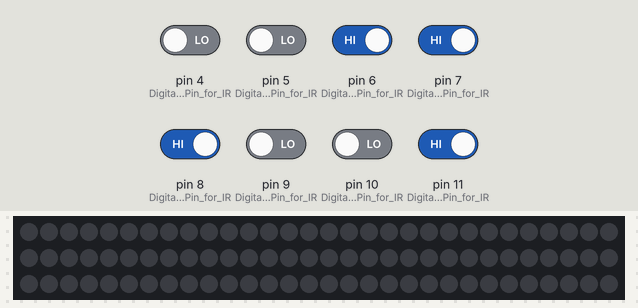
Simulated run of this sketch. Board: Arduino Uno, built with avr-gcc and run on an emulated ATmega328P. On the bench: 90 RGB LEDs in strip order, left to right, continuing on the next row. Inputs (shaded band) come from the test bench; at power-on: pin 6 (Digital_Input_Pin_for_IR), pin 7 (Digital_Input_Pin_for_IR), pin 8 (Digital_Input_Pin_for_IR), pin 11 (Digital_Input_Pin_for_IR) HIGH, pin 4 (Digital_Input_Pin_for_IR), pin 5 (Digital_Input_Pin_for_IR), pin 9 (Digital_Input_Pin_for_IR), pin 10 (Digital_Input_Pin_for_IR) LOW. Dim RGB values are drawn brighter than linear; colours are those a GRB WS2812 strip shows for the declared byte order.

Above: at 1.2 s.
1.3 s: pin 4 (Digital_Input_Pin_for_IR) driven HIGH and pin 5 (Digital_Input_Pin_for_IR) driven HIGH
At 1.75 s:
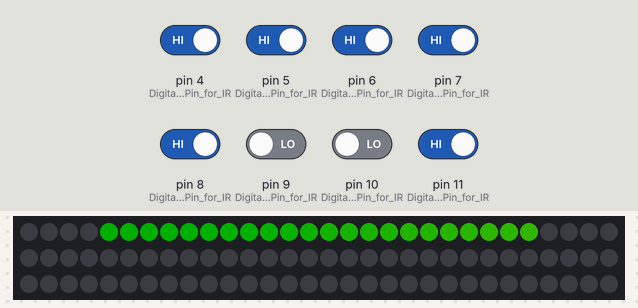
4.3 s: pin 4 (Digital_Input_Pin_for_IR) driven LOW
At 5.2 s:
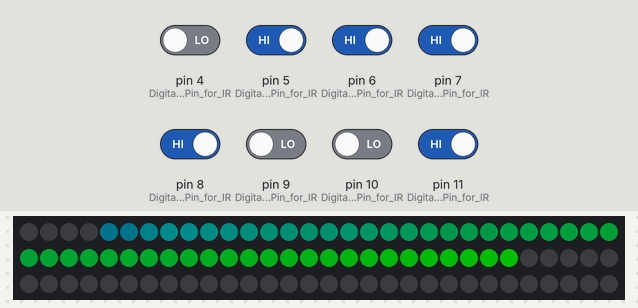
6.4 s: pin 4 (Digital_Input_Pin_for_IR) driven HIGH
At 7.15 s:
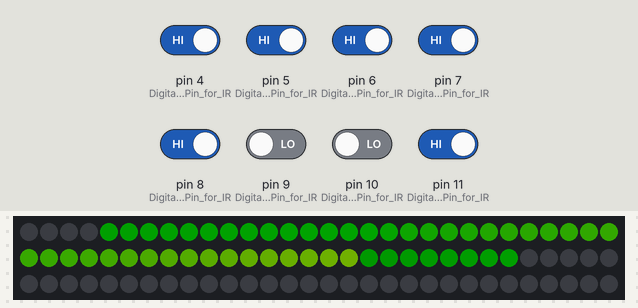
9.4 s: pin 5 (Digital_Input_Pin_for_IR) driven LOW
At 10.3 s:
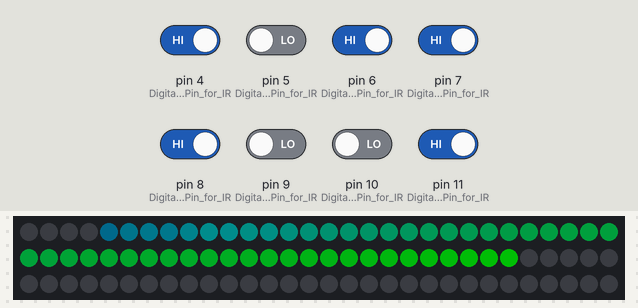
11.5 s: pin 5 (Digital_Input_Pin_for_IR) driven HIGH
At 12.55 s:
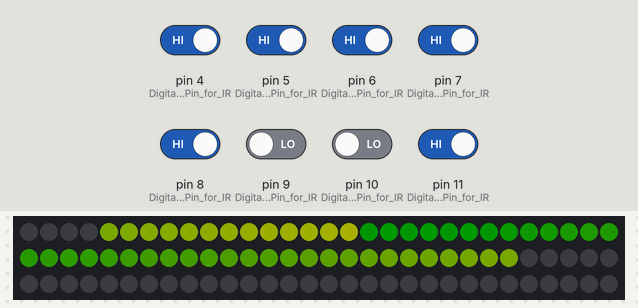
17.5 s: pin 4 (Digital_Input_Pin_for_IR) driven LOW
At 18.6 s:
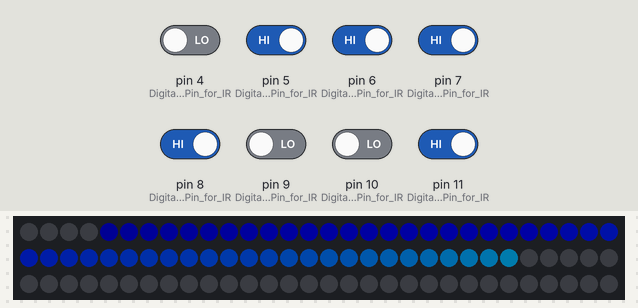
Timing chart, 0 to 20.5 s (numbered marks = the images above; inputs shaded):
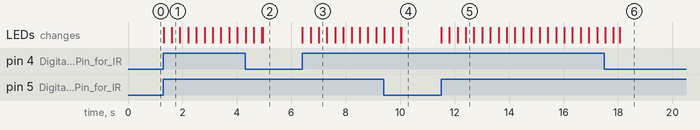

Measured:
- after the input at 1.3 s, the LEDs: first change at once (image 1 shows a later state)
- after the input at 4.3 s, the LEDs: first differ from a run without the input after 0.65 s (image 2)
- after the input at 6.4 s, the LEDs: first change at once (image 3 shows a later state)
- after the input at 11.5 s, the LEDs: first change at once (image 5 shows a later state)
- after the input at 17.5 s, the LEDs: first differ from a run without the input after 0.58 s (image 6)

The sketch:

LEDad1.ino
```cpp
// This is for Arduino Program LED
#include <FastLED.h> //LED library initialization
int a,b,c,d,e,f,g,h,j=0; //Variables to store Sensor data

#define NUM_LEDS 90 // How many leds in your strip?
#define DATA_PIN 3 // Data pin of LED will be connected here on arduino

// Define the array of leds
CRGB leds[NUM_LEDS];

void setup() {
  pinMode(4,INPUT); //Digital Input Pin for IR sensor
  pinMode(5,INPUT); //Digital Input Pin for IR sensor
  pinMode(6,INPUT); //Digital Input Pin for IR sensor
  pinMode(7,INPUT); //Digital Input Pin for IR sensor
  pinMode(8,INPUT); //Digital Input Pin for IR sensor
  pinMode(9,INPUT); //Digital Input Pin for IR sensor
  pinMode(10,INPUT);//Digital Input Pin for IR sensor
  pinMode(11,INPUT);//Digital Input Pin for IR sensor

  LEDS.addLeds<WS2812,DATA_PIN,RGB>(leds,NUM_LEDS); //LED initialization
  LEDS.setBrightness(84); // Brightness of LED (0-255 range)
}

void fadeall() { for(int i = 0; i < NUM_LEDS; i++) { leds[i].nscale8(250); } } //Function for Fading Effect

void loop() {
  a=digitalRead(4); //Read input from sensor A
  b=digitalRead(5); //Read input from sensor B
  c=digitalRead(6); //Read input from sensor C
  d=digitalRead(7); //Read input from sensor D
  e=digitalRead(8); //Read input from sensor E
  f=digitalRead(9); //Read input from sensor F
  g=digitalRead(10);//Read input from sensor G
  h=digitalRead(11);//Read input from sensor H

  static uint8_t hue = 0; // Variable 8 bit

  // First slide the led in one direction
  if(a==1)
  {
    if(b==1)
    {
  for(int i = 4; i < 55; i++) {
    // Set the i'th led to red
    leds[i] = CHSV(hue++, 255, 255);
    // Show the leds
    FastLED.show();
    // now that we've shown the leds, reset the i'th led to black
    // leds[i] = CRGB::Black;
    fadeall();
    // Wait a little bit before we loop around and do it again
    delay(10);
                              }
    }
  }

  if(g==1)
{
  if(f==1)
  {
  // Now go in the other direction.
  for(int i = (56)-1; i >= 4; i--) {
    // Set the i'th led to red
    leds[i] = CHSV(hue++, 255, 255);
    // Show the leds
    FastLED.show();
    // now that we've shown the leds, reset the i'th led to black
    // leds[i] = CRGB::Black;
    fadeall();
    // Wait a little bit before we loop around and do it again
    delay(10);
                                   }
  }
}
          }
```
